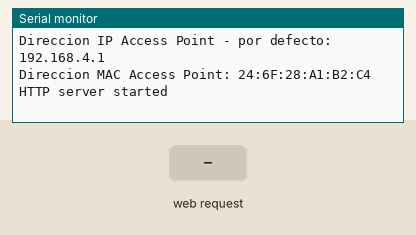
Simulated run of this sketch. Board: ESP8266 (NodeMCU). Shown: the last lines printed to the serial monitor. Inputs (shaded band) come from the test bench.

Above: at 1.2 s.
1.3 s: HTTP request GET /datos received
At 1.8 s:
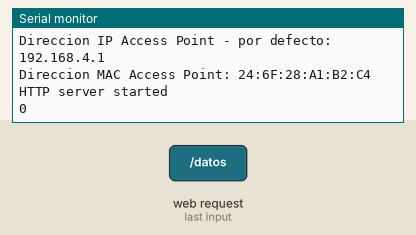
2.8 s: HTTP request GET /datos?Temperatura=1 received
At 4.2 s:
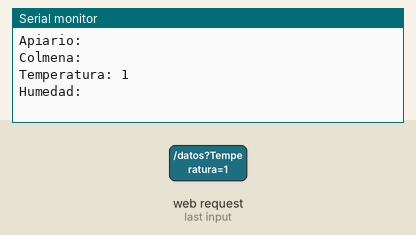

The sketch:

sketch_esp8266_servidor_ejemplo_2.ino
```cpp
/*
 * https://forum.arduino.cc/index.php?topic=421214.0
 * https://techtutorialsx.com/2016/10/22/esp8266-webserver-getting-query-parameters/
 * Como obtener el request: https://techtutorialsx.com/2018/02/17/esp32-arduino-web-server-getting-client-ip/
*/
#include <ESP8266WiFi.h>
#include <WiFiClient.h>
#include <ESP8266WebServer.h>
#include <ESP8266HTTPClient.h>

/* Set these to your desired credentials. */
const char *ssid = "ESP8266";
const char *password = "12345678";

String    inString      ;         // string for incoming serial data
int     stringPos = 0     ;         // string index counter                // what do you use this for?
boolean startRead = false ;         // is reading?

ESP8266WebServer server(80);
WiFiClient client;
/* Go to http://192.168.4.1 in a web browser
 * connected to this access point to see it.
 */

void webpage() {
  server.send(200, "text/html", "<html><body><form  name='frm'  method='post'><input type='text' name='x'   ><input type='submit' value='Submit'>   </form></body></html>");
}
void response(){
  //if(server.hasArg("Temperatura") && (server.arg("Temperatura").length()>0)){ // TODO check that it's not longer than 31 characters
  if(server.hasArg("Temperatura")){ // TODO check that it's not longer than 31 characters
    Serial.println("El cliente " + server.client().remoteIP().toString() + " ha enviado la siguiente informacion: ");
    Serial.println("Apiario: " + server.arg("Apiario"));
    //Serial.write("Apiario: " + server.arg("Apiario"));
    Serial.println("Colmena: " + server.arg("Colmena"));
    Serial.println("Temperatura: " + server.arg("Temperatura"));
    Serial.println("Humedad: " + server.arg("Humedad"));
    inString = server.arg("Temperatura");
    server.send(200, "text/html", "<html><body><h1>Successful</h1><a href='/'>Home</a><br>Apiario: " +  server.arg("Apiario") + "<br> Colmena: " + server.arg("Colmena") + "<br> Temperatura: " +server.arg("Temperatura") + "<br> Humedad: "  + server.arg("Humedad") + "</body></html>");
  } else {
    server.send(400, "text/html", "<html><body><h1>HTTP Error 400</h1><p>Bad request. Please enter a value.</p>" + String(server.args()) + "</body></html>");
    Serial.println(server.args());
  }
}

void setup() {
  Serial.begin(9600);
  server.begin();                         //inicializamos el servidor
  WiFi.mode(WIFI_AP);
  //WiFi.softAP(ssid, password);            //Red con clave, en el canal 1 y visible
  WiFi.softAP(ssid, password, 1, 0, 8);     //  Nombre, clave, canal, is_nombre_visible, cantidad maxima de conexiones simultaneas (maximo 8).
  Serial.println();
  Serial.print("Direccion IP Access Point - por defecto: ");      //Imprime la dirección IP
  Serial.println(WiFi.softAPIP());
  Serial.print("Direccion MAC Access Point: ");                   //Imprime la dirección MAC
  Serial.println(WiFi.softAPmacAddress());
  //server.on("/datos",HTTP_GET, webpage);
  server.on("/datos",HTTP_GET, response);
  server.on("/datos",HTTP_POST,response);
  Serial.println();
  Serial.println("HTTP server started");

}

void loop() {
  server.handleClient();
}
```

Measured:
- after the input at 1.3 s, the serial monitor: prints a new line at once (image 1)
- after the input at 2.8 s, the serial monitor: prints a new line at once (image 2)
